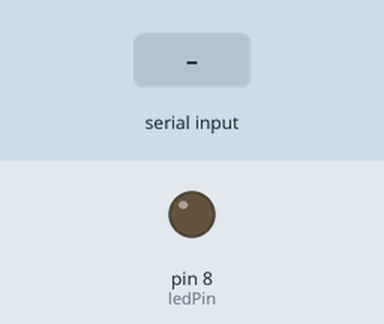
A sketch run on a simulated Arduino Uno, built with avr-gcc and run on an emulated ATmega328P. On the bench: output pins drawn as LEDs (lit = HIGH). Inputs (shaded band) come from the test bench.

Above: at 1.2 s.
1.3 s: "1" received over Serial
At 1.8 s:
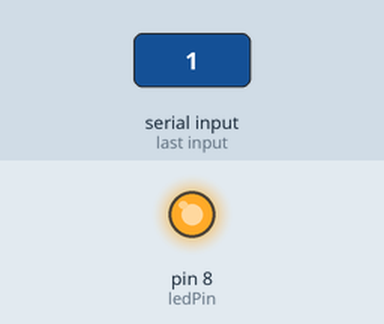
2.8 s: "0" received over Serial
At 4.2 s:
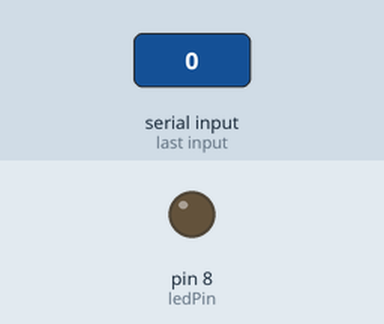
Timing chart, 0 to 5.8 s (numbered marks = the images above; inputs shaded):
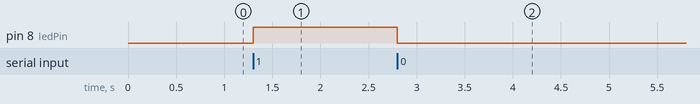

The sketch:

bluetooth_mpdule.ino
```cpp
int ledPin=8;


void setup() {
  // put your setup code here, to run once:
  Serial.begin(9600);
  pinMode(ledPin,OUTPUT);

}

void loop() {
  // put your mainavailable code here, to run repeatedly
  while(Serial.available()==0);
  char data=Serial.read();
  if(data == '1')
  {
    digitalWrite(ledPin,HIGH);
  }
  else{
    digitalWrite(ledPin,LOW);
  }

}
```

Measured:
- after the input at 1.3 s, pin 8 (ledPin): LOW → HIGH at once
- after the input at 2.8 s, pin 8 (ledPin): HIGH → LOW at once
